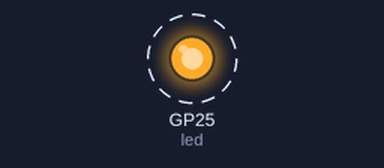
Bench run of a program on a simulated Raspberry Pi Pico running MicroPython. On the bench: output pins drawn as LEDs (lit = HIGH). Dashed ring = blinking.

Above: at 0.2 s.
Timing chart, 0 to 3.0 s (numbered marks = the images above):
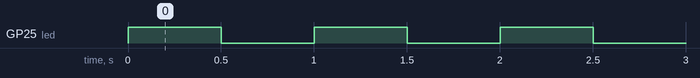

The program:

blink_pico2w.py
```python
import machine
import time

# Initialize the onboard LED on Pico 2 W
led = machine.Pin("LED", machine.Pin.OUT)

# Blink the LED
while True:
    led.value(1)  # Turn LED on
    time.sleep(0.5)  # Wait 0.5 seconds
    led.value(0)  # Turn LED off
    time.sleep(0.5)  # Wait 0.5 seconds
```

Measured:
- by itself, GP25 (led): alternates HIGH for 0.50 s and LOW for 0.50 s
